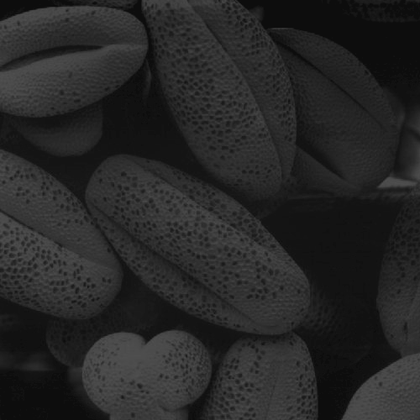
%> input picture CSE 424 Digital Image Processing - LAB/TEST/h1.tif, 420 x 420 px, shrunk from 500 x 500 before the run
$ octave Test.m   (GNU Octave 9; MATLAB toolbox functions it lacks are replaced by stand-ins)
%> lines starting %> are read from the running program, lines starting %| are printed output that depends on the picture
clc;

f = imread("h1.tif");
%> f is the input picture: size 420x420 uint8; min 10, max 81, mean 38.7
f1 = f;

[M,N] = size(f);
%> M = 420; N = 420
n = zeros([1,256]);
s = zeros([1,256]);
ne = zeros([1,256]);

for x = 1:M
    for y = 1:N
        i = f(x,y)+1;
        n(i) = n(i)+1;
    end
end
%> after the loop, n = 256 values, max 10911 at index 20, min 0 at index 1, mean 689.1

sum = 0;
c = 255 / (M * N);
%> c = 0.00145
for k = 1:256
    sum = sum + n(k);
    s(k) = round(c * sum);
end
%> this loop made 256 passes
%> sum on passes 1 to 3: 0, 0, 0
%> after the loop, s = 256 values from 0 to 255; sum = 176400

for x = 1:M
    for y = 1:N
        i = f(x,y)+1;
        f1(x,y) = s(i);
    end
end
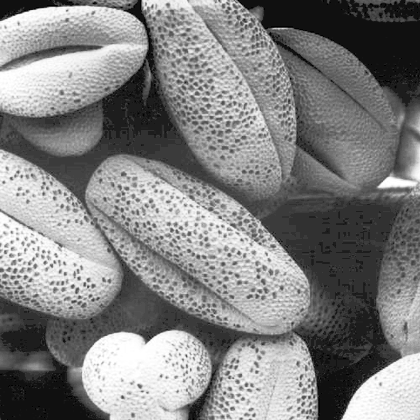
%> f1: size 420x420 uint8; min 0, max 255, mean 130.4

for x = 1:M
    for y = 1:N
        i = f1(x,y)+1;
        ne(i) = ne(i)+1;
    end
end
%> after the loop, ne = 256 values, max 10911 at index 50, min 0 at index 3, mean 689.1


subplot(231);
imshow(f);
subplot(232);
stem(n);
subplot(233);
stem(s);
subplot(234);
imshow(f1);
subplot(235);
stem(ne);
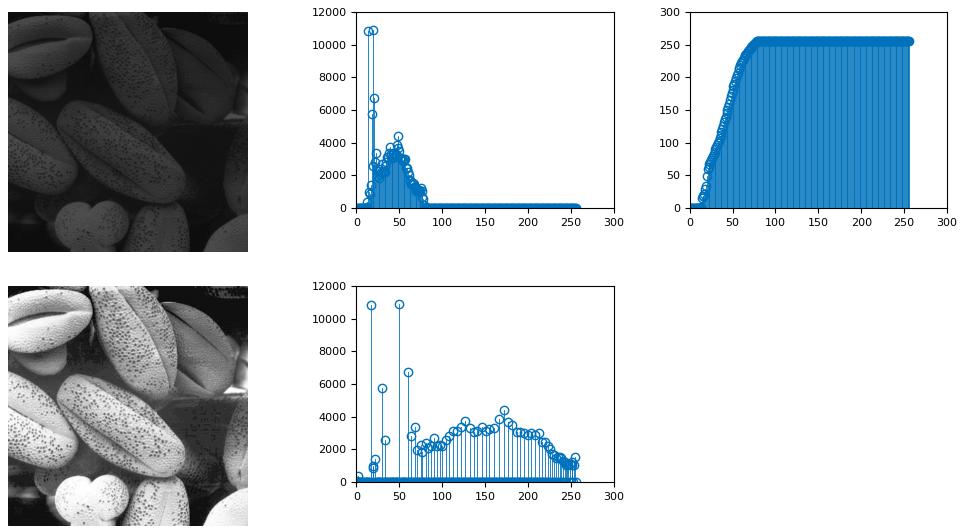
%> figure redrawn from the program's plot data, 5 panels
